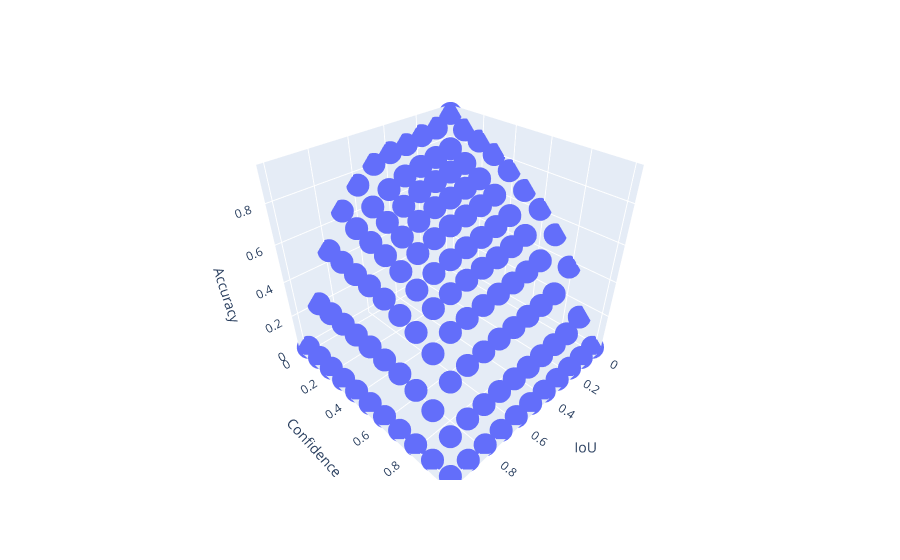

Source (notebook cell):
### Code cell
import plotly.express as px

df = pd.DataFrame(
    data=params_with_accuracy_lst,
    columns=['IoU', 'Confidence', 'Accuracy']
)
fig = px.scatter_3d(
    df, x='IoU', 
    y='Confidence',
    z='Accuracy')
fig.show()
